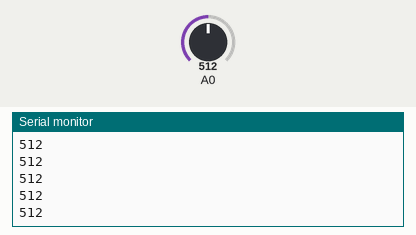
Simulated run of this sketch. Board: Arduino Uno, built with avr-gcc and run on an emulated ATmega328P. On the bench: the last lines printed to the serial monitor. Inputs (shaded band) come from the test bench; at power-on: A0 = 512.

Above: at 1.2 s.
1.3 s: A0 set to 716
At 2.0 s:
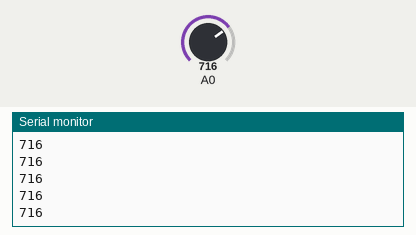
2.8 s: A0 set to 900
At 3.6 s:
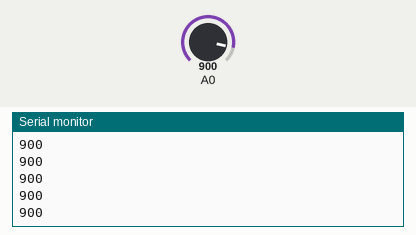
Timing chart, 0 to 5.8 s (numbered marks = the images above; inputs shaded):
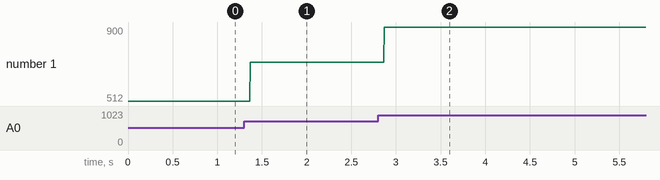

Measured:
- after the input at 1.3 s, the serial monitor: prints a new line after 0.07 s (image 1)
- after the input at 2.8 s, the serial monitor: prints a new line after 0.07 s (image 2)
- plotted number 1: 512 → 716 after the input at 1.3 s, 716 → 900 after the input at 2.8 s

The sketch:

TemperatureSensor.ino
```cpp
void setup() {
  // put your setup code here, to run once:
  pinMode(12, INPUT);
  Serial.begin(9600);

}

void loop() {
  // put your main code here, to run repeatedly:
  int a = analogRead(A0);
  Serial.println(a);

}
```
